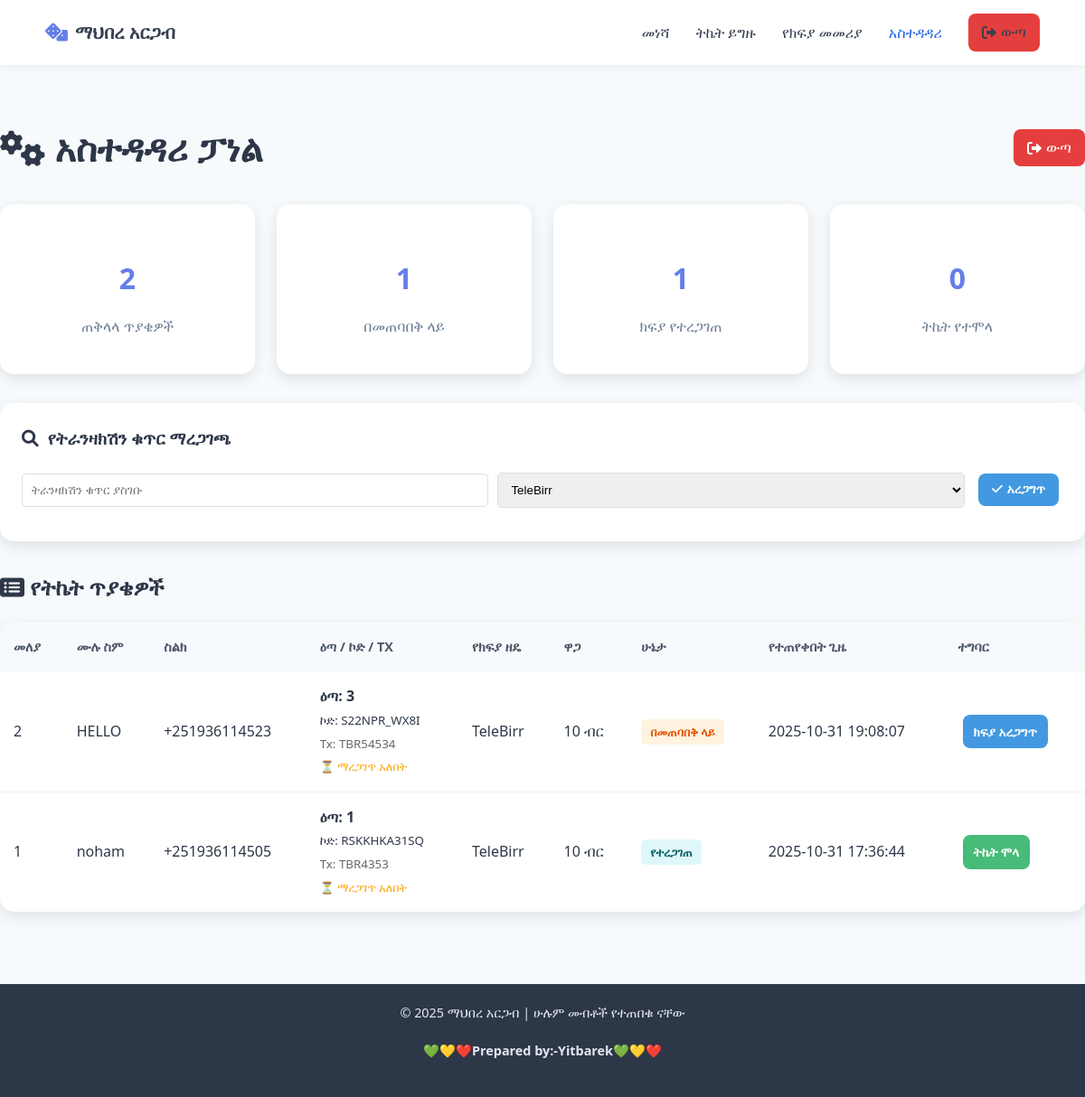
/admin (signed in), run on the app's committed database.
### tables this page shows
CREATE TABLE applications (
        id INTEGER PRIMARY KEY AUTOINCREMENT,
        full_name TEXT NOT NULL,
        phone TEXT NOT NULL,
        draw INTEGER NOT NULL UNIQUE,  -- UNIQUE constraint ensures one ticket per draw
        confirmation_code TEXT NOT NULL UNIQUE,
        payment_method TEXT NOT NULL,
        transaction_id TEXT,
        transaction_validated BOOLEAN DEFAULT FALSE,
        status TEXT DEFAULT 'pending',
        ticket_price INTEGER DEFAULT 10,  -- Ticket price in ETB
        created_at TIMESTAMP DEFAULT CURRENT_TIMESTAMP
    );

### app.py (the view)
@app.route('/admin')
def admin_panel():
    if not session.get('admin_logged_in'):
        return redirect(url_for('admin_login'))
    conn = sqlite3.connect(DB_NAME)
    cur = conn.cursor()
    cur.execute("SELECT id, full_name, phone, draw, confirmation_code, payment_method, transaction_id, transaction_validated, status, ticket_price, created_at FROM applications ORDER BY created_at DESC")
    applications = []
    for row in cur.fetchall():
        app_data = {
            'id': row[0],
            'full_name': row[1],
            'phone': row[2],
            'draw': row[3],
            'confirmation_code': row[4],
            'payment_method': row[5],
            'transaction_id': row[6],
            'transaction_validated': row[7],
            'status': row[8],
            'ticket_price': row[9],
            'created_at': row[10]
        }
        applications.append(app_data)
    conn.close()
    return render_template('admin_panel.html', applications=applications)

### app.py (called while the page is built)
@app.context_processor
def inject_global_data():
    conn = sqlite3.connect(DB_NAME)
    cur = conn.cursor()
    cur.execute("SELECT draw FROM applications WHERE status != 'cancelled'")
    taken_draws = [row[0] for row in cur.fetchall()]
    available_draws = [i for i in range(1, 301) if i not in taken_draws]
    draws_data = [{'id': i, 'name': f"ዕጣ ቁጥር {i}"} for i in available_draws]
    conn.close()
    return {
        'current_year': datetime.utcnow().year,
        'organization_name': app.config['ORGANIZATION_NAME'],
        'draws_data': draws_data,
        'ticket_price': 10  # 10 ETB
    }

### templates/admin_panel.html (shortened to what this page needs)
{% extends "base.html" %}
{% block content %}
<div class="admin-panel-container container">
    <div class="admin-panel-header">
        <h1><i class="fas fa-cogs"></i> አስተዳዳሪ ፓነል</h1>
        <a href="{{ url_for('admin_logout') }}" class="admin-logout-btn"><i class="fas fa-sign-out-alt"></i> ውጣ</a>
    </div>
    <div class="admin-stats-grid">
        <div class="stat-card">
            <h3>{{ applications|length }}</h3>
            <p>ጠቅላላ ጥያቄዎች</p>
        </div>
        <div class="stat-card">
            <h3>{{ applications|selectattr('status', 'equalto', 'pending')|list|length }}</h3>
            <p>በመጠባበቅ ላይ</p>
        </div>
        <div class="stat-card">
            <h3>{{ applications|selectattr('status', 'equalto', 'verified')|list|length }}</h3>
            <p>ክፍያ የተረጋገጠ</p>
        </div>
        <div class="stat-card">
            <h3>{{ applications|selectattr('status', 'equalto', 'paid')|list|length }}</h3>
            <p>ትኬት የተሞላ</p>
        </div>
    </div>
    <div class="transaction-validation-tools">
        <h3><i class="fas fa-search"></i> የትራንዛክሽን ቁጥር ማረጋገጫ</h3>
        <div class="validation-form">
            <input type="text" id="validate_transaction_id" placeholder="ትራንዛክሽን ቁጥር ያስገቡ">
            <select id="validate_payment_method">
                <option value="telebirr">TeleBirr</option>
            </select>
            <button onclick="validateTransactionManual()" class="action-btn verify-btn">
                <i class="fas fa-check"></i> አረጋግጥ
            </button>
        </div>
    </div>
    <h2><i class="fas fa-list-alt"></i> የትኬት ጥያቄዎች</h2>
    <div class="applications-table">
        <table>
            <thead>
                <tr>
                    <th>መለያ</th>
                    <th>ሙሉ ስም</th>
                    <th>ስልክ</th>
                    <th>ዕጣ / ኮድ / Tx</th>
                    <th>የክፍያ ዘዴ</th>
                    <th>ዋጋ</th>
                    <th>ሁኔታ</th>
                    <th>የተጠየቀበት ጊዜ</th>
                    <th>ተግባር</th>
                </tr>
            </thead>
            <tbody>
                {% for app in applications %}
                <tr>
                    <td>{{ app.id }}</td>
                    <td>{{ app.full_name }}</td>
                    <td>{{ app.phone }}</td>
                    <td>
                        <strong>ዕጣ: {{ app.draw }}</strong><br>
                        <small>ኮድ: {{ app.confirmation_code }}</small><br>
                        {% if app.transaction_id %}
                            <small style="color: #666;">Tx: {{ app.transaction_id }}</small>
                            {% if app.transaction_validated %}
                                <br><span style="color: green; font-size: 0.8rem;">✓ ተረጋግጧል</span>
                            {% else %}
                                <br><span style="color: orange; font-size: 0.8rem;">⏳ ማረጋገጥ አለበት</span>
                            {% endif %}
                        {% endif %}
                    </td>
                    <td>
                        {% if app.payment_method == 'telebirr' %}
                            TeleBirr
                        {% elif app.payment_method == 'cbe_mobile' %}
                            CBE Mobile
                        {% elif app.payment_method == 'cash' %}
                            በገንዘብ
                        {% else %}
                            ያልታወቀ
                        {% endif %}
                    </td>
                    <td>{{ app.ticket_price }} ብር</td>
                    <td>
                        {% if app.status == 'pending' %}
                            <span class="status-pending">በመጠባበቅ ላይ</span>
                        {% elif app.status == 'verified' %}
                            <span class="status-verified">የተረጋገጠ</span>
                        {% elif app.status == 'paid' %}
                            <span class="status-paid">የተከፈለ</span>
                        {% endif %}
                    </td>
                    <td>{{ app.created_at }}</td>
                    <td>
                        {% if app.status == 'pending' %}
                            <a href="{{ url_for('verify_payment', app_id=app.id) }}" class="action-btn verify-btn">ክፍያ አረጋግጥ</a>
                        {% elif app.status == 'verified' %}
                            <a href="{{ url_for('mark_paid', app_id=app.id) }}" class="action-btn paid-btn">ትኬት ሞላ</a>
                        {% else %}
                            <span>የተጠናቀቀ</span>
                        {% endif %}
                    </td>
                </tr>
                {% else %}
                <tr><td colspan="9">ምንም የትኬት ጥያቄዎች የሉም።</td></tr>
                {% endfor %}
            </tbody>
        </table>
    </div>
</div>
{% endblock content %}

### templates/base.html (shortened to what this page needs)
<!DOCTYPE html>
<html lang="am">
<head>
  <link rel="stylesheet" href="{{ url_for('static', filename='style.css') }}">
  <link href="https://cdnjs.cloudflare.com/ajax/libs/font-awesome/6.0.0/css/all.min.css" rel="stylesheet">
</head>
<body>
  <nav class="navbar">
    <div class="nav-logo">
      <i class="fas fa-dice"></i>
      <span>{{ organization_name }}</span>
    </div>
    <div class="nav-links">
      <a href="{{ url_for('home') }}" class="{% if request.endpoint == 'home' %}active{% endif %}">መነሻ</a>
      <a href="{{ url_for('apply') }}" class="{% if request.endpoint == 'apply' %}active{% endif %}">ትኬት ይግዙ</a>
      <a href="{{ url_for('payment_instructions') }}" class="{% if request.endpoint == 'payment_instructions' %}active{% endif %}">የክፍያ መመሪያ</a>
      <a href="{{ url_for('admin_panel') }}" class="{% if request.endpoint == 'admin_panel' %}active{% endif %}">አስተዳዳሪ</a>
      {% if session.get('admin_logged_in') %}
        <a href="{{ url_for('admin_logout') }}" class="admin-logout-btn"><i class="fas fa-sign-out-alt"></i> ውጣ</a>
      {% endif %}
    </div>
  </nav>
  <main>
    {% block content %}{% endblock content %}
  </main>
  <footer>
    © {{ current_year }} {{ organization_name }} | ሁሉም መብቶች የተጠበቁ ናቸው
    <h4><marquee>💚💛❤️Prepared by:-Yitbarek💚💛❤️</marquee></h4>
  </footer>
</body>
</html>

### static/style.css (style rules this page uses)
body { margin: 0; font-family: 'Nyala', 'Abyssinica SIL', 'Segoe UI', Tahoma, Geneva, Verdana, sans-serif; background-color: #f7fafc; color: #2d3748; line-height: 1.6; }
.container { max-width: 1200px; margin: 0 auto; padding: 0 20px; }
a { text-decoration: none; color: #2563eb; }
.navbar { display: flex; justify-content: space-between; align-items: center; background: #ffffff; padding: 15px 50px; box-shadow: 0 2px 10px rgba(0,0,0,0.05); position: sticky; top: 0; z-index: 10; }
.nav-logo { font-weight: 700; font-size: 20px; color: #374151; display: flex; align-items: center; gap: 8px; }
.nav-logo i { color: #667eea; }
.nav-links a { margin-left: 25px; color: #374151; font-weight: 500; text-decoration: none; transition: color 0.3s ease; }
.nav-links a:hover, .nav-links a.active { color: #2563eb; }
.hero-buttons a, .cta-button, .submit-button, .action-btn { margin: 0 10px; padding: 12px 24px; border-radius: 30px; text-decoration: none; transition: all 0.3s ease; display: inline-flex; align-items: center; gap: 8px; justify-content: center; }
footer { text-align: center; padding: 20px; background-color: #2d3748; color: #e2e8f0; font-size: 0.9rem; margin-top: 40px; }
.admin-panel-container { padding: 40px 0; min-height: calc(100vh - 100px); }
.admin-panel-header { display: flex; justify-content: space-between; align-items: center; margin-bottom: 30px; }
.admin-panel-header h1 { font-size: 2.5rem; color: #2d3748; margin: 0; }
.admin-logout-btn { background-color: #e53e3e; color: white; padding: 8px 15px; border-radius: 8px; text-decoration: none; transition: background-color 0.3s ease; display: inline-flex; align-items: center; gap: 5px; }
.admin-stats-grid { display: grid; grid-template-columns: repeat(auto-fit, minmax(200px, 1fr)); gap: 1.5rem; margin-bottom: 2rem; }
.stat-card { background: white; padding: 1.5rem; border-radius: 15px; box-shadow: 0 5px 15px rgba(0,0,0,0.1); text-align: center; }
.stat-card h3 { color: #667eea; font-size: 2rem; margin-bottom: 0.5rem; }
.stat-card p { color: #718096; font-weight: 500; }
.applications-table { background: white; border-radius: 15px; box-shadow: 0 5px 15px rgba(0,0,0,0.1); overflow-x: auto; }
.applications-table table { width: 100%; border-collapse: collapse; }
.applications-table th, .applications-table td { padding: 15px; text-align: left; border-bottom: 1px solid #edf2f7; }
.applications-table th { background-color: #f7fafc; color: #4a5568; font-weight: 600; text-transform: uppercase; font-size: 0.9rem; }
.applications-table tr:last-child td { border-bottom: none; }
.status-pending { background-color: #fff3e0; color: #e65100; padding: 5px 10px; border-radius: 5px; font-size: 0.8rem; font-weight: 600; }
.status-verified { background-color: #e0f7fa; color: #006064; padding: 5px 10px; border-radius: 5px; font-size: 0.8rem; font-weight: 600; }
.action-btn { padding: 8px 12px; border-radius: 8px; font-size: 0.85rem; font-weight: 600; text-decoration: none; transition: all 0.2s ease; margin: 5px; border: none; cursor: pointer; display: inline-flex; align-items: center; gap: 5px; }
.action-btn.verify-btn { background-color: #4299e1; color: white; }
.action-btn.paid-btn { background-color: #48bb78; color: white; }
.transaction-validation-tools { background: white; padding: 1.5rem; border-radius: 15px; margin-bottom: 2rem; box-shadow: 0 5px 15px rgba(0,0,0,0.1); }
.transaction-validation-tools h3 { margin-top: 0; color: #2d3748; display: flex; align-items: center; gap: 10px; }
.validation-form { display: flex; align-items: center; flex-wrap: wrap; gap: 10px; margin-top: 1rem; }
.validation-form input, .validation-form select { flex: 1; min-width: 200px; padding: 10px; border: 1px solid #ddd; border-radius: 5px; }
.validation-form button { padding: 10px 15px; }

### data on the page
applications: id "2", full_name "HELLO", phone "+251936114523", draw "3", confirmation_code "S22NPR_WX8I", transaction_id "TBR54534", transaction_validated "⏳ ማረጋገጥ አለበት", payment_method "TeleBirr", ticket_price "10", status "በመጠባበቅ ላይ", created_at "2025-10-31 19:08:07"
applications: id "1", full_name "noham", phone "+251936114505", draw "1", confirmation_code "RSKKHKA31SQ", transaction_id "TBR4353", transaction_validated "⏳ ማረጋገጥ አለበት", payment_method "TeleBirr", ticket_price "10", status "የተረጋገጠ", created_at "2025-10-31 17:36:44"

### other printed values
{{ organization_name }} "ማህበረ አርጋብ"
{{ applications|length }} "2"
{{ applications|selectattr('status', 'equalto', 'pending')|list|length }} "1"
{{ applications|selectattr('status', 'equalto', 'verified')|list|length }} "1"
{{ applications|selectattr('status', 'equalto', 'paid')|list|length }} "0"
